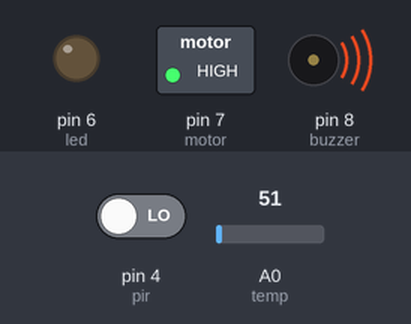
A sketch run on a simulated Arduino Uno, built with avr-gcc and run on an emulated ATmega328P. Parts: switched loads named in the sketch (green lamp = pin HIGH), output pins drawn as LEDs (lit = HIGH), buzzer (waves = sounding, pin HIGH). The inputs (shaded band) are chosen by the test bench; at power-on: pin 4 (pir) LOW, A0 (temp) = 51.

Above: at 1.2 s.
1.3 s: pin 4 (pir) driven HIGH
At 2.3 s:
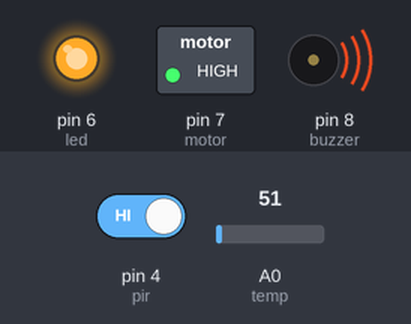
2.8 s: pin 4 (pir) driven LOW
At 3.4 s:
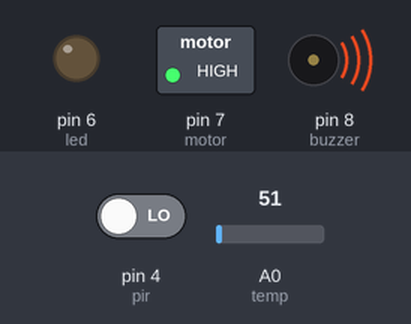
Timing chart, 0 to 5.8 s (numbered marks = the images above; inputs shaded):
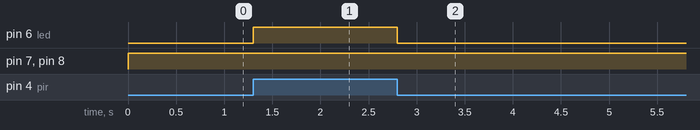

The sketch:

home.ino
```cpp
const int pir=4;
const int temp=A0;
int led=6;
int motor=7;
int buzzer=8;
void setup()
{
  Serial.begin(9600);
  pinMode(pir,INPUT);
  pinMode(temp,INPUT);
  pinMode(led,OUTPUT);
  pinMode(motor,OUTPUT);
  pinMode(buzzer,OUTPUT);
}
void loop()
{
  int pirval=digitalRead(pir);
  int tempval=analogRead(temp);
  if(pirval==HIGH)
  {
    digitalWrite(led,HIGH);
  }
  else
  {
    digitalWrite(led,LOW);
  }
  if(tempval>=200)
  {
    digitalWrite(motor,LOW);
    digitalWrite(buzzer,LOW);
  }
  else
  {
    digitalWrite(motor,HIGH);
    digitalWrite(buzzer,HIGH);
  }
}
```

Measured:
- after the input at 1.3 s, pin 6 (led): LOW → HIGH at once
- after the input at 2.8 s, pin 6 (led): HIGH → LOW at once
